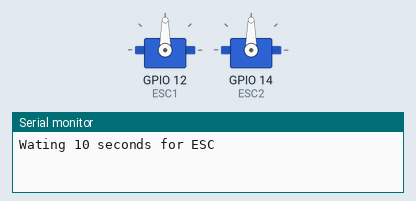
Bench run of a sketch on a simulated ESP32. Shown: 2 × servo, the last lines printed to the serial monitor.

Above: at 0.1 s.
At 5.1 s:
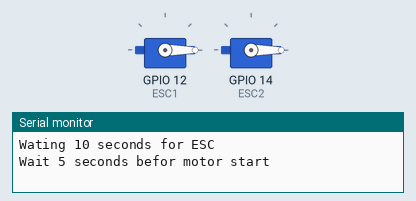
At 22.0 s:
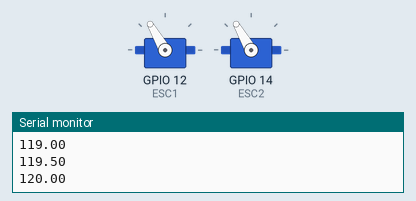
At 37.07 s:
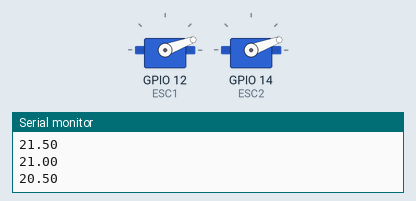
Timing chart, 0 to 40.0 s (numbered marks = the images above):
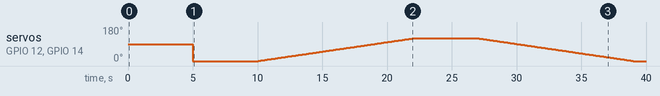

The sketch:

ArduinoESCRocket.ino
```cpp
/*
        Arduino Brushless Motor Control
     by Dejan, https://howtomechatronics.com
*/

#include <ESP32Servo.h>

Servo ESC1;
Servo ESC2;

float value = 0;
float modifier = 0.5;
bool once = true;

void setup() {
  Serial.begin(115200);
  ESC1.attach(12,1000,2000); // (pin, min pulse width, max pulse width in microseconds)
  ESC2.attach(14,1000,2000); // (pin, min pulse width, max pulse width in microseconds)
  Serial.println("Wating 10 seconds for ESC");
  delay(5000);
  ESC1.write(0);    // Send the signal to the ESC
  ESC2.write(0);    // Send the signal to the ESC
  Serial.println("Wait 5 seconds befor motor start");
  delay(5000);
}

void loop() {
  if (value > 120 && once == true) {
    once = false;
    delay(5000);
    modifier = -0.5;
  }
  value = value + modifier;
  Serial.println(value);
  ESC1.write(value);    // Send the signal to the ESC
  ESC2.write(value);    // Send the signal to the ESC
  delay(50);
}
```

Measured:
- by itself, servo on GPIO 12 (ESC1), servo on GPIO 14 (ESC2): 90° → 0° at 5.0 s, → 1° 5.1 s later, → 2° 0.10 s later, → 3° 0.10 s later, … (241 changes in this stretch)
